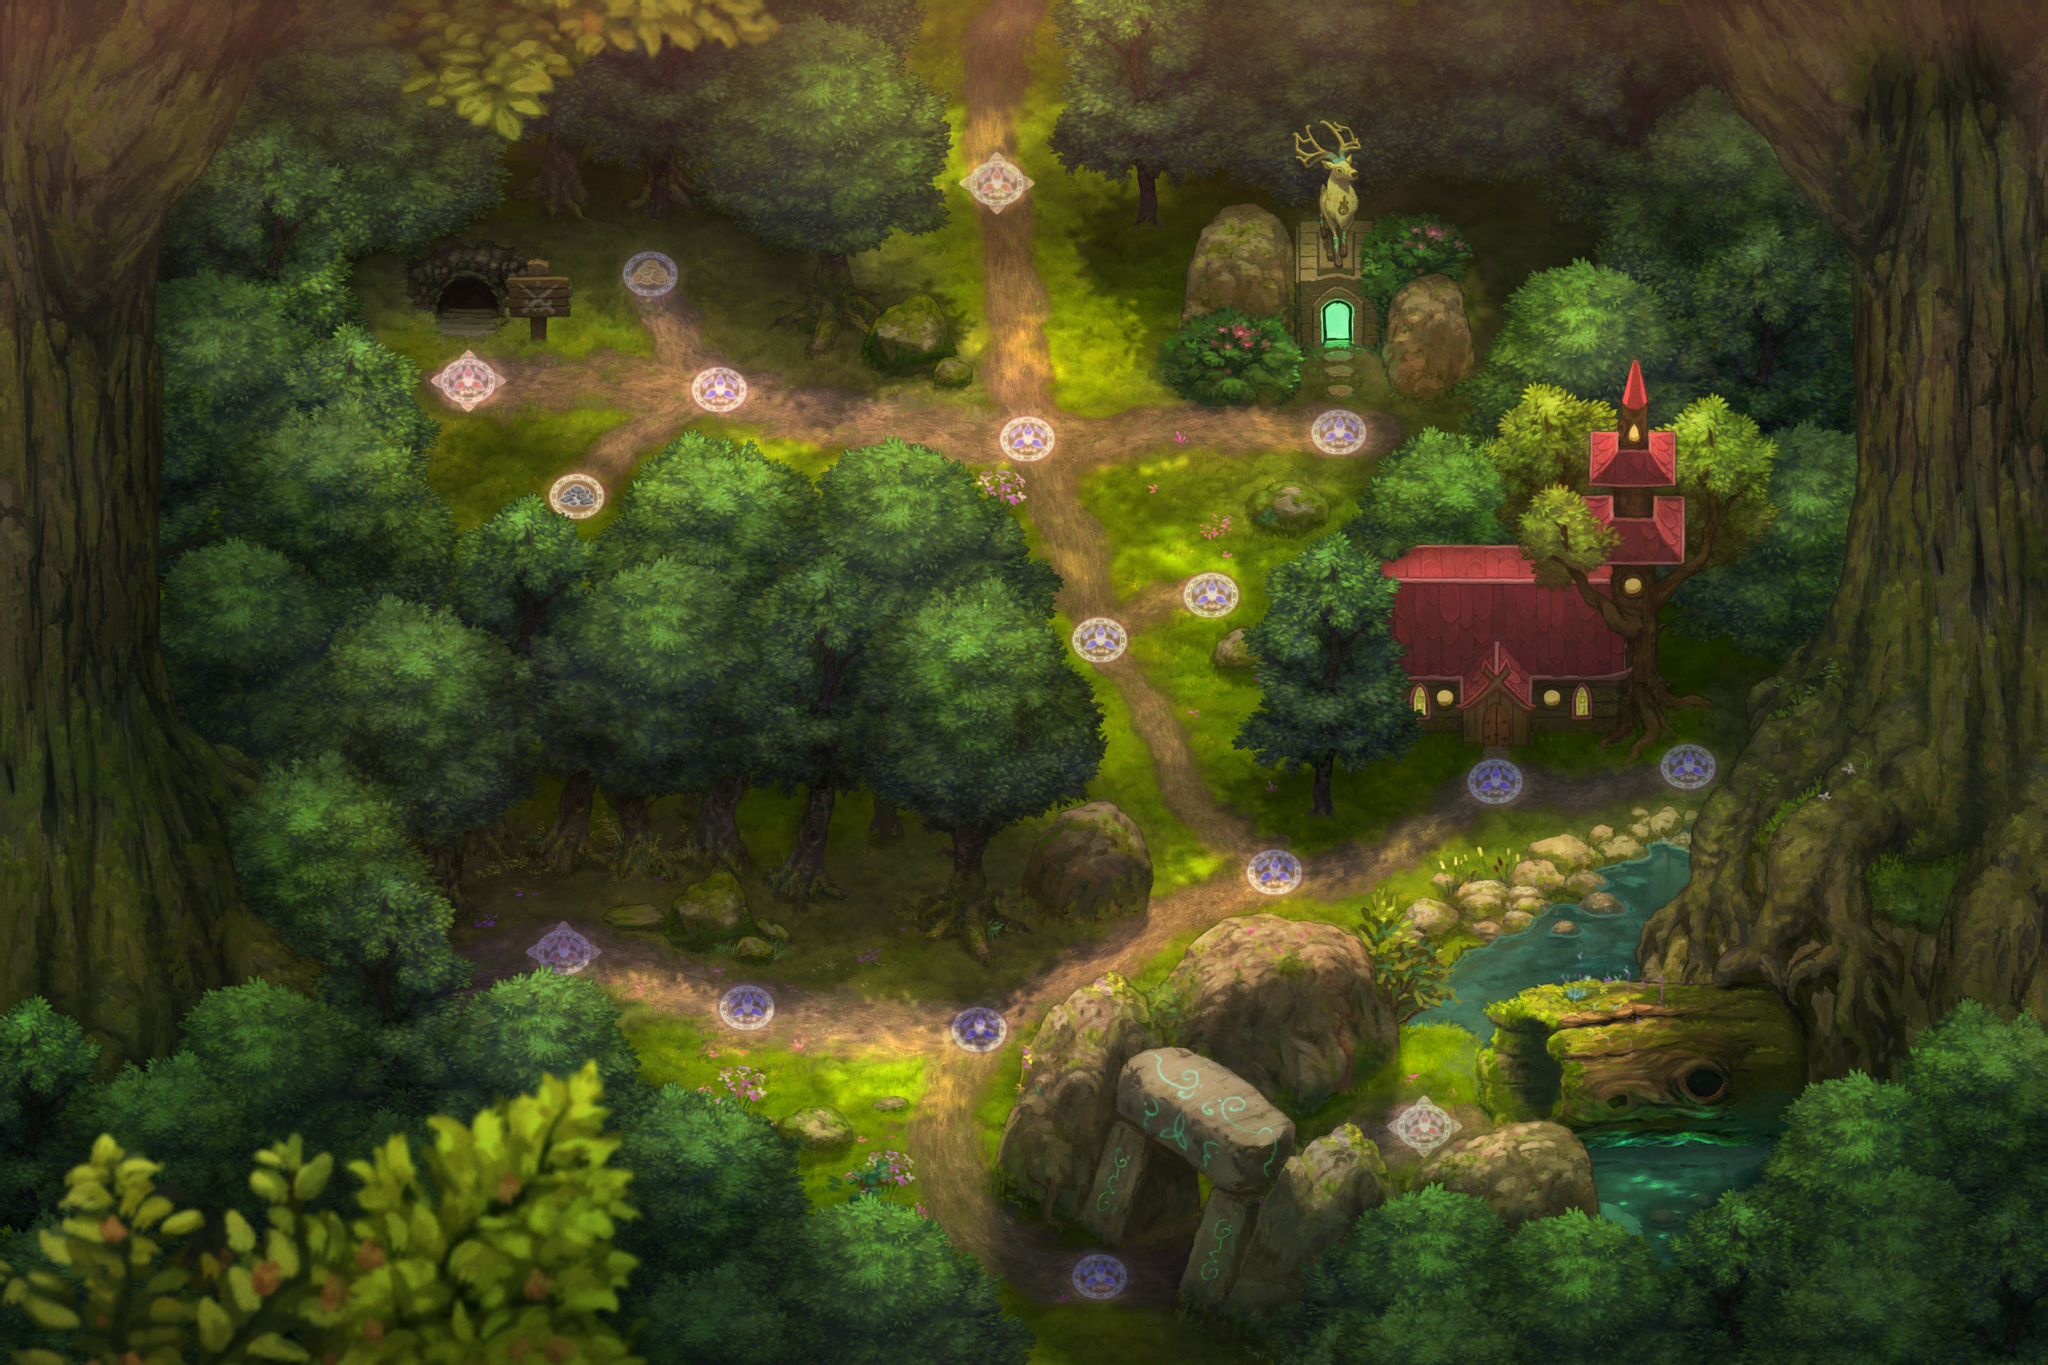

The image is a tile-based game level rendered from a .tmx file. Its description and source (layers, tilesets, objects; grid data summarised) follow:
An orthogonal 99x99 tile map with 36x24 px tiles, 1 tile layer (forest) and 5 objects (first, 0, 1, 2, s3).

<map version="1.0" orientation="orthogonal" width="99" height="99" tilewidth="36" tileheight="24">
 <tileset firstgid="1" name="DemoMap0" tilewidth="36" tileheight="24">
  <image source="forest.jpg" width="3564" height="2384" />
 </tileset>
 <layer name="forest" width="99" height="99">
  <data>[9801 cells, 9801 non-empty, 9801 distinct tile ids]</data>
 </layer>
 <objectgroup name="positions" width="99" height="99">
  <object name="first" x="953" y="1641" width="58" height="43">
   <properties>
    <property name="down" value="0" />
    <property name="right" value="0" />
   </properties>
  </object>
  <object name="0" x="1261" y="1730" width="67" height="50">
   <properties>
    <property name="left" value="first" />
    <property name="right" value="1" />
   </properties>
  </object>
  <object name="1" x="1674" y="1764" width="61" height="55">
   <properties>
    <property name="down" value="s3" />
    <property name="left" value="0" />
   </properties>
  </object>
  <object name="2" x="1881" y="2193" width="68" height="59">
   <properties>
    <property name="left" value="s3" />
    <property name="up" value="s3" />
   </properties>
  </object>
  <object name="s3" x="1692" y="2112" width="72" height="48">
   <properties>
    <property name="down" value="2" />
    <property name="passingBy" value="1" />
    <property name="right" value="2" />
    <property name="up" value="1" />
   </properties>
  </object>
 </objectgroup>
</map>